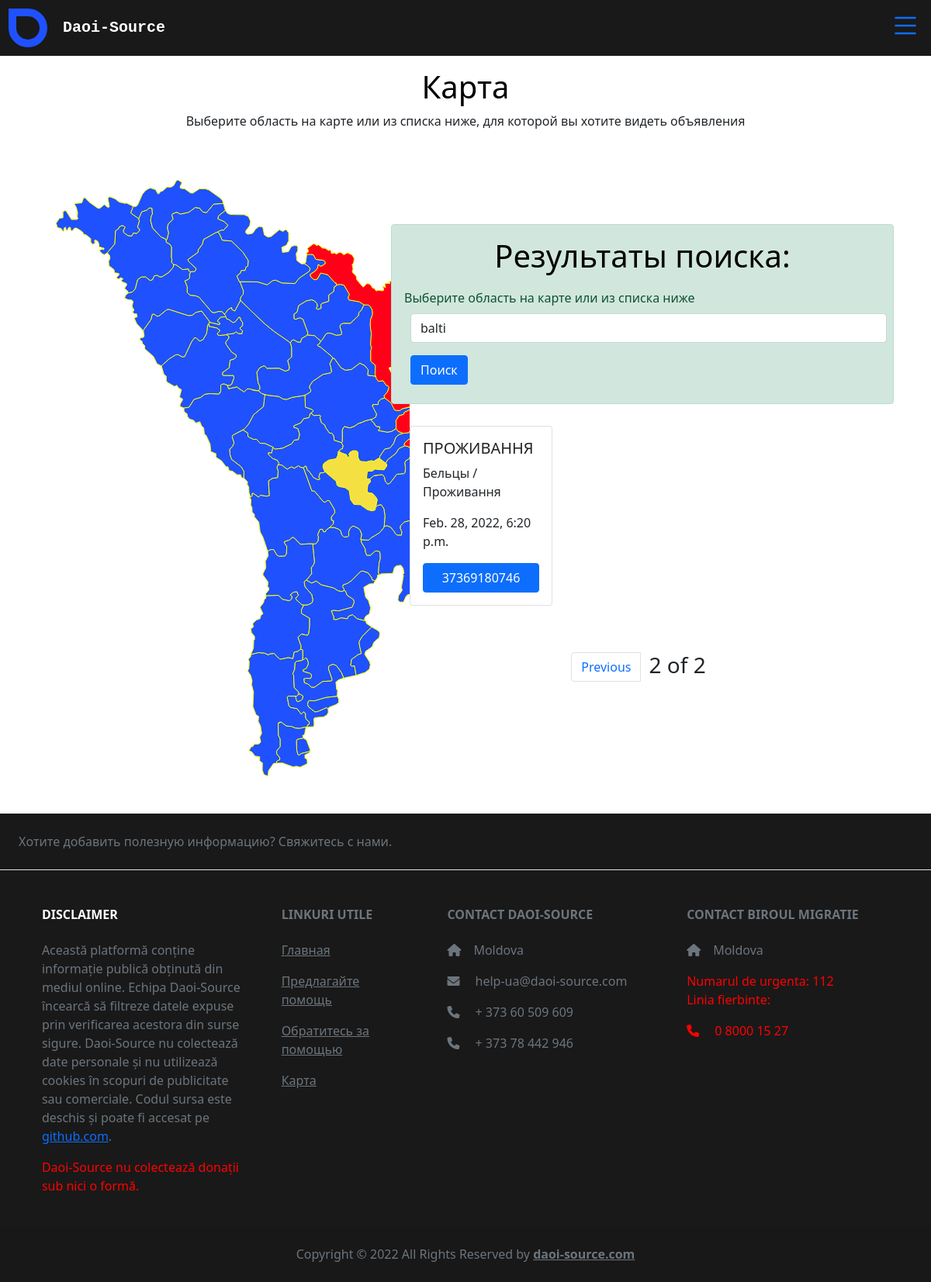
/map/?address=balti&page=2, run on the app's committed database.
### main/models.py (models this page shows)
class Help(models.Model):
    title = models.CharField(max_length=20, db_column="title")
    name = models.CharField(max_length=255)
    tel = models.CharField(max_length=15)
    details = models.TextField(max_length=1000)
    mod_date = models.DateTimeField(auto_now=True)
    link = models.URLField(max_length=1000, blank=True)
    class Adress(models.TextChoices):
        chisinau = "chisinau", "chisinau"
        balti = "balti", "balti"
        comrat = "comrat", "comrat"
        anenii_noi = "anenii_noi", "anenii_noi"
        basarabeasca = "basarabeasca", "basarabeasca"
        briceni = "briceni", "briceni"
        cahul = "cahul", "cahul"
        cantemir = "cantemir", "cantemir"
        calarasi = "calarasi", "calarasi"
        causeni = "causeni", "causeni"
        cimislia = "cimislia", "cimislia"
        criuleni = "criuleni", "criuleni"
        donduseni = "donduseni", "donduseni"
        drochia = "drochia", "drochia"
        dubasari = "dubasari", "dubasari"
        edinet = "edinet", "edinet"
        falesti = "falesti", "falesti"
        floresti = "floresti", "floresti"
        glodeni = "glodeni", "glodeni"
        hincesti = "hincesti", "hincesti"
        ialoveni = "ialoveni", "ialoveni"
        leova = "leova", "leova"
        nisporeni = "nisporeni", "nisporeni"
        ocnita = "ocnita", "ocnita"
        orhei = "orhei", "orhei"
        rezina = "rezina", "rezina"
        riscani = "riscani", "riscani"
        singerei = "singerei", "singerei"
        soroca = "soroca", "soroca"
        straseni = "straseni", "straseni"
        soldanesti = "soldanesti", "soldanesti"
        stefan_voda = "stefan_voda", "stefan_voda"
        taraclia = "taraclia", "taraclia"
        telenesti = "telenesti", "telenesti"
        ungheni = "ungheni", "ungheni"
    address = models.CharField(max_length=1000, choices=Adress.choices, default="chisinau")
    valabil = models.BooleanField(default=True)
    class Category(models.TextChoices):
        cazare = "cazare", 'Cazare | Проживання'
        transport = "transport", 'Transport | Транспорт'
        consiliere = "consiliere", 'Consiliere | Консультування'
        voluntariat = 'voluntariat', 'Волонтерство, переклад'
        donatii = 'donatii', 'Haine, alimente | Одяг, їжа'
        lucru = 'lucru', 'Lucru | Работа '
        medical = 'medical', 'Servicii medicale | Медицинские услуги'
    category = models.CharField(max_length=20, choices=Category.choices, null=True, default="None")
    def __str__(self):
        return f"{self.title}"

### main/views.py (the view)
# urls.py: path("map/", mapview, name="map"),
def mapview(request):
    help = Help.objects.order_by("mod_date")
    address = request.GET.get("address")
    if address:
        help = help.filter(address=address)
    paginator = Paginator(help, 6)
    page_number = request.GET.get('page', 1)
    try:
        help = paginator.page(page_number)
    except PageNotAnInteger:
        help = paginator.page(1)
    except EmptyPage:
        page_number = paginator.page(paginator.num_pages)
    page_obj = paginator.get_page(page_number)
    context = {
        "help": help,
        "page_obj": page_obj,
        "page_number": page_number,
        "address": address,
    }
    return render(request, "working.html", context=context)

### templates/working.html (shortened to what this page needs)
{% extends 'base.html' %}
{% load static%}
{% block head %}
<link rel="stylesheet" href="{% static 'style_map.css' %}">
{% endblock %}
{% block main %}
<div class="conainer">
          <h1 style="color: black; margin-top: 1rem; text-align: center;"> Карта</h1>
          <p style="text-align: center;">Выберите область на карте или из списка ниже, для которой вы хотите видеть объявления</p>
</div>
<div class="container-fluid row align-items-center">
   <div class="col-xl-5 col-lg-12">
<div class="svg-container" style="margin:3rem;">
</div>
<!DOCTYPE svg PUBLIC "-//W3C//DTD SVG 1.0//EN" "http://www.w3.org/TR/2001/REC-SVG-20010904/DTD/svg10.dtd">
</div>
<div class="col-xl-7 col-lg-12">
{% if address %}
{% if help %}
<div class="alert alert-success">
   <h1 class="text-center">Результаты поиска: </h1>
   <form method="get">
      <label for="address">Выберите область на карте или из списка ниже</label>
            <select style="margin: .5rem;" class="form-control" id="address" name="address">
              {% if address %}
              <option disabled selected  value="">{{ address }}</option>
              {% endif %}
            </select>
            <input style="margin: .5rem;" type="submit" class="btn btn-primary" value="Поиск">
   </form>
</div>
{% endif %}
<div class="container-fluid">
   <div class="row">
{% for item in help %}
<div class="col-md-4 col-sm-12 d-flex justify-content-center">
    <div class="card d-flex justify-content-center" style="width: 18rem; margin:.75rem 0rem;min-height:200px ;">
        <div class="card-body d-flex justify-content-center flex-column">
          <h5 class="card-title">{{ item|upper }}</h5>
          <p class="card-text">{{ item.details }}</p>
          {% if item.mod_date%}
          <p class="card-text">{{ item.mod_date }}</p>
          {% elif item.pub_date %}
          <p class="card-text">{{ item.pub_date }}</p>
          {% else %}
          <p class="card-text">Feb. 25, 2022</p>
          {% endif %}
          <a href="tel:{{ item.tel }}" class="btn btn-primary">{{ item.tel }}</a>
        </div>
      </div>
</div>
{% endfor %}
</div>
</div>
{% endif %}
{% if help.has_other_pages %}
                <div class="container-fluid">
                <div class="container-fluid" style="width: 100%">
                    <div class="col-sm-12 d-flex justify-content-center" style="margin:3rem 0rem;">
                          <ul class="pagination" style="padding: 0px 5rem">
                                {% if help.has_previous %}
                                <li class="page-item"><a class="page-link" href="?address={{address}}&page={{ help.previous_page_number }}">Previous</a></li>
                                {% endif %}
                                <h3 style="margin:0px 10px;width:max-content;">{{ page_number }} of {{ help.paginator.num_pages }}</h3>
                          </ul>
                    </div>
                </div>
              </div>
            {% endif %}
</div>
</div>
{% endblock%}

### static/style.css (style rules this page uses)
body { background-repeat: no-repeat; background-position: center; }
h1 { color:rgb(0, 0, 0); margin:10px; }

### static/style_map.css (style rules this page uses)
label { margin-right:2em;margin-top:10px; }
.svg-container { display: inline-block; position: relative; width: 100%; vertical-align: middle; overflow: hidden; }
@media (min-width:800px) { .svg-container { display:flex; margin-bottom: 1rem; } }

### data on the page
Help: title "ПРОЖИВАННЯ", details "Бельцы / Проживання", mod_date "Feb. 28, 2022, 6:20 p.m.", tel "37369180746"

### other printed values
{{ page_number }} "2"
{{ help.paginator.num_pages }} "2"
form field address "balti"
